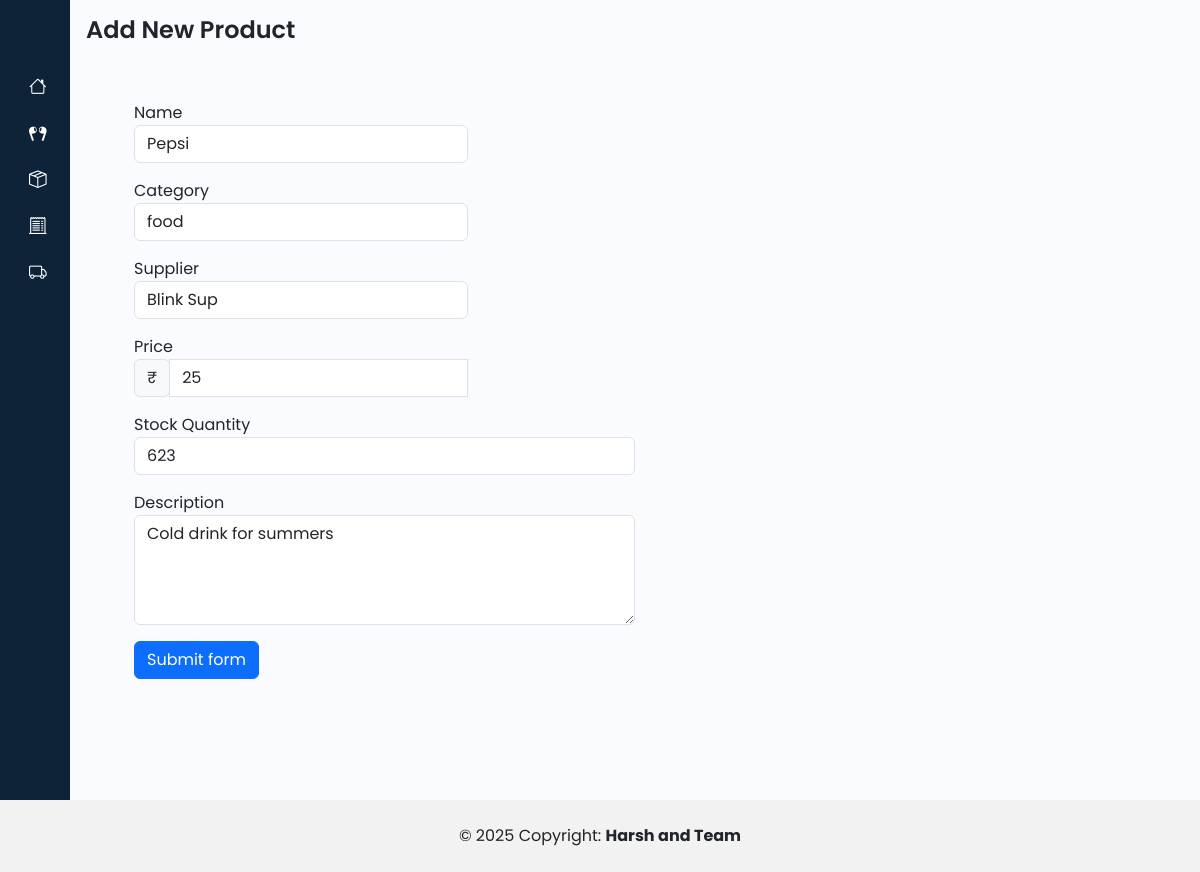
The app's page /edit-product/4 with its own data.
### inventory_management/models.py (models this page shows)
class Product(models.Model):
    name=models.CharField(max_length=200,unique=True)
    description=models.TextField()
    category = models.CharField(max_length=20, choices=[(c.value, c.name) for c in Category])
    price=models.IntegerField(default=0)
    stock=models.IntegerField(default=0)
    supplier = models.ForeignKey(Supplier, on_delete=models.CASCADE)

class Supplier(models.Model):
    name=models.CharField(max_length=200,unique=True)
    email=models.CharField(max_length=200,unique=True)
    phone_number=models.CharField(max_length=10)
    address=models.CharField(max_length=200)

### inventory_management/views.py (the view)
# urls.py: path("edit-product/<int:id>", views.edit_product, name="edit_product"),
def edit_product(request,id):
    context={}
    if request.method == 'POST':
        product_name = request.POST.get('product_name')
        category = request.POST.get('category')
        supplier = request.POST.get('supplier')
        price = request.POST.get('price')
        description = request.POST.get('description')
        stock_quantity = request.POST.get('stock_quantity')
        print(f"{supplier=}")
        supplier_obj=Supplier.objects.get(name=supplier)
        context['product_add']=True
        context['product_name']=product_name
        product=Product.objects.filter(id=id).update(name=product_name,
                        description=description,
                        category=category,
                        price=price,
                        stock=stock_quantity,
                        supplier=supplier_obj)
        return redirect('products')
    else:
        product=Product.objects.filter(id=id).values()
        suppliers=Supplier.objects.all()
        supplier_list=[]
        category_list=[]
        for supplier in suppliers:
            supplier_list.append(supplier.name)
        for category in Category:
            category_list.append(category.value)
        context['suppliers']=supplier_list
        context['table_data']=products
        context['categorys']=category_list
        context['product']=product[0]
        context['supplier_name']=Product.objects.get(pk=id).supplier.name
        print(f"{context=}")
        return render(request, 'inventory_management/add_product.html', context)

### inventory_management/templates/inventory_management/add_product.html (shortened to what this page needs)
{% extends "base.html" %}
{% block page_content %}
  <h1>Add New Product</h1>
<div class="container p-5 ">
  <form class="needs-validation" novalidate method="post">
    <div class="form-row">
      <div class="col-md-4 mb-3">
        <label for="product_name">Name</label>
        <input type="text" class="form-control" id="product_name" name="product_name" placeholder="Product Name" value="{{product.name}}" required>
      </div>
      <div class="form-group col-md-4 mb-3">
        <label for="category">Category</label>
        <select class="form-control" id="category" name="category" required>
          {% for option in categorys %}
          <option value="{{ option }}" {% if option == product.category %}selected{% endif %}>{{option}}</option>
          {% endfor %}
        </select>
      </div>
      <div class="form-group col-md-4 mb-3">
        <label for="supplier">Supplier</label>
        <select class="form-control" id="supplier" name="supplier" value="{{supplier_name}}" required>
          {% for option in suppliers %}
          <option value="{{ option }}" {% if option == supplier_name %}selected{% endif %}>{{option}}</option>
          {% endfor %}
        </select>
      </div>
      <div class="col-md-4 mb-3">
        <label for="price">Price</label>
        <div class="input-group">
          <div class="input-group-prepend">
            <span class="input-group-text" id="inputGroupPrepend">₹</span>
          </div>
          <input type="number" class="form-control" id="price" name="price" placeholder="20" aria-describedby="inputGroupPrepend" value="{{product.price}}" required>
        </div>
      </div>
    </div>
    <div class="form-row">
      <div class="col-md-6 mb-3">
        <label for="stock_quantity">Stock Quantity</label>
        <input type="number" class="form-control" id="stock_quantity" name="stock_quantity" placeholder="52" value="{{product.stock}}" required>
      </div>
      <div class="form-group col-md-6 mb-3">
        <label for="description">Description</label>
        <textarea class="form-control" id="description" name="description" rows="4">{{product.description}}</textarea>
      </div>
    </div>
    <button class="btn btn-primary" type="submit">Submit form</button>
  </form>
</div>
{% endblock page_content %}

### static/css/style.css (style rules this page uses)
h1 { font-weight: 600; font-size: 1.5rem; }
body { font-family: 'Poppins', sans-serif; }

### records on screen
Product: product_name "Pepsi", category "food", price "25", stock_quantity "623", description "Cold drink for summers"
Supplier: supplier "Blink Sup"
